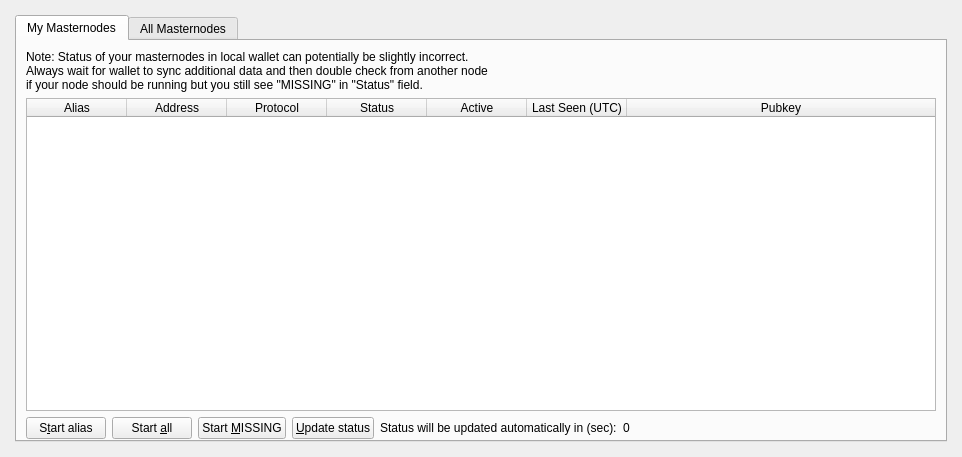
<?xml version="1.0" encoding="UTF-8"?>
<ui version="4.0">
  <class>MasternodeList</class>
  <widget class="QWidget" name="MasternodeList">
    <property name="geometry">
      <rect>
        <x>0</x>
        <y>0</y>
        <width>962</width>
        <height>457</height>
      </rect>
    </property>
    <property name="windowTitle">
      <string>Form</string>
    </property>
    <layout class="QVBoxLayout" name="topLayout" stretch="0">
      <property name="leftMargin">
        <number>9</number>
      </property>
      <property name="topMargin">
        <number>9</number>
      </property>
      <property name="rightMargin">
        <number>9</number>
      </property>
      <property name="bottomMargin">
        <number>9</number>
      </property>
      <item>
        <layout class="QVBoxLayout" name="verticalLayout_Master" stretch="0,0">
          <property name="spacing">
            <number>0</number>
          </property>
          <item>
            <widget class="QFrame" name="frame_BG">
              <layout class="QVBoxLayout" name="verticalLayout_3">
                <property name="leftMargin">
                  <number>6</number>
                </property>
                <property name="topMargin">
                  <number>6</number>
                </property>
                <property name="rightMargin">
                  <number>6</number>
                </property>
                <property name="bottomMargin">
                  <number>6</number>
                </property>
                <item>
                  <widget class="QFrame" name="frame_Content">
                    <layout class="QVBoxLayout" name="verticalLayout">
                      <property name="spacing">
                        <number>0</number>
                      </property>
                      <property name="leftMargin">
                        <number>0</number>
                      </property>
                      <property name="topMargin">
                        <number>0</number>
                      </property>
                      <property name="rightMargin">
                        <number>0</number>
                      </property>
                      <property name="bottomMargin">
                        <number>0</number>
                      </property>
                      <item>
                        <layout class="QGridLayout" name="gridLayout_2">
                          <property name="spacing">
                            <number>2</number>
                          </property>
                          <item row="0" column="0">
                            <widget class="QTabWidget" name="tabAllMasternode">
                              <property name="tabPosition">
                                <enum>QTabWidget::North</enum>
                              </property>
                              <property name="currentIndex">
                                <number>0</number>
                              </property>
                              <widget class="QWidget" name="myMasternodeList" native="true">
                                <attribute name="title">
                                  <string>My Masternodes</string>
                                </attribute>
                                <layout class="QVBoxLayout" name="verticalLayout_2">
                                  <property name="bottomMargin">
                                    <number>1</number>
                                  </property>
                                  <item>
                                    <layout class="QHBoxLayout" name="horizontalLayout_note">
                                      <property name="bottomMargin">
                                        <number>0</number>
                                      </property>
                                      <item>
                                        <widget class="QLabel" name="updateNote">
                                          <property name="text">
                                            <string>Note: Status of your masternodes in local wallet can potentially be slightly incorrect.&lt;br /&gt;Always wait for wallet to sync additional data and then double check from another node&lt;br /&gt;if your node should be running but you still see &quot;MISSING&quot; in &quot;Status&quot; field.</string>
                                          </property>
                                        </widget>
                                      </item>
                                    </layout>
                                  </item>
                                  <item>
                                    <widget class="QTableWidget" name="tableWidgetMyMasternodes">
                                      <property name="minimumSize">
                                        <size>
                                          <width>695</width>
                                          <height>0</height>
                                        </size>
                                      </property>
                                      <property name="palette">
                                        <palette>
                                          <active>
                                            <colorrole role="Text">
                                              <brush brushstyle="SolidPattern">
                                                <color alpha="255">
                                                  <red>51</red>
                                                  <green>51</green>
                                                  <blue>51</blue>
                                                </color>
                                              </brush>
                                            </colorrole>
                                          </active>
                                          <inactive>
                                            <colorrole role="Text">
                                              <brush brushstyle="SolidPattern">
                                                <color alpha="255">
                                                  <red>51</red>
                                                  <green>51</green>
                                                  <blue>51</blue>
                                                </color>
                                              </brush>
                                            </colorrole>
                                          </inactive>
                                          <disabled>
                                            <colorrole role="Text">
                                              <brush brushstyle="SolidPattern">
                                                <color alpha="255">
                                                  <red>85</red>
                                                  <green>85</green>
                                                  <blue>85</blue>
                                                </color>
                                              </brush>
                                            </colorrole>
                                          </disabled>
                                        </palette>
                                      </property>
                                      <property name="editTriggers">
                                        <set>QAbstractItemView::NoEditTriggers</set>
                                      </property>
                                      <property name="alternatingRowColors">
                                        <bool>true</bool>
                                      </property>
                                      <property name="selectionMode">
                                        <enum>QAbstractItemView::SingleSelection</enum>
                                      </property>
                                      <property name="selectionBehavior">
                                        <enum>QAbstractItemView::SelectRows</enum>
                                      </property>
                                      <property name="sortingEnabled">
                                        <bool>true</bool>
                                      </property>
                                      <attribute name="horizontalHeaderStretchLastSection">
                                        <bool>true</bool>
                                      </attribute>
                                      <column>
                                        <property name="text">
                                          <string>Alias</string>
                                        </property>
                                      </column>
                                      <column>
                                        <property name="text">
                                          <string>Address</string>
                                        </property>
                                      </column>
                                      <column>
                                        <property name="text">
                                          <string>Protocol</string>
                                        </property>
                                      </column>
                                      <column>
                                        <property name="text">
                                          <string>Status</string>
                                        </property>
                                      </column>
                                      <column>
                                        <property name="text">
                                          <string>Active</string>
                                        </property>
                                      </column>
                                      <column>
                                        <property name="text">
                                          <string>Last Seen (UTC)</string>
                                        </property>
                                      </column>
                                      <column>
                                        <property name="text">
                                          <string>Pubkey</string>
                                        </property>
                                      </column>
                                    </widget>
                                  </item>
                                  <item>
                                    <layout class="QHBoxLayout" name="horizontalLayout_5">
                                      <property name="bottomMargin">
                                        <number>0</number>
                                      </property>
                                      <item>
                                        <widget class="QPushButton" name="startButton">
                                          <property name="visible">
                                            <bool>false</bool>
                                          </property>
                                          <property name="text">
                                            <string>S&amp;tart alias</string>
                                          </property>
                                        </widget>
                                      </item>
                                      <item>
                                        <widget class="QPushButton" name="startAllButton">
                                          <property name="visible">
                                            <bool>false</bool>
                                          </property>
                                          <property name="text">
                                            <string>Start &amp;all</string>
                                          </property>
                                        </widget>
                                      </item>
                                      <item>
                                        <widget class="QPushButton" name="startMissingButton">
                                          <property name="visible">
                                            <bool>false</bool>
                                          </property>
                                          <property name="text">
                                            <string>Start &amp;MISSING</string>
                                          </property>
                                        </widget>
                                      </item>
                                      <item>
                                        <widget class="QPushButton" name="UpdateButton">
                                          <property name="text">
                                            <string>&amp;Update status</string>
                                          </property>
                                        </widget>
                                      </item>
                                      <item>
                                        <widget class="QLabel" name="autoupdate_label">
                                          <property name="text">
                                            <string>Status will be updated automatically in (sec):</string>
                                          </property>
                                        </widget>
                                      </item>
                                      <item>
                                        <widget class="QLabel" name="secondsLabel">
                                          <property name="text">
                                            <string>0</string>
                                          </property>
                                        </widget>
                                      </item>
                                      <item>
                                        <spacer name="horizontalSpacer_5">
                                          <property name="orientation">
                                            <enum>Qt::Horizontal</enum>
                                          </property>
                                          <property name="sizeHint" stdset="0">
                                            <size>
                                              <width>40</width>
                                              <height>20</height>
                                            </size>
                                          </property>
                                        </spacer>
                                      </item>
                                    </layout>
                                  </item>
                                </layout>
                              </widget>
                              <widget class="QWidget" name="allMasternodeList">
                                <attribute name="title">
                                  <string>All Masternodes</string>
                                </attribute>
                                <layout class="QVBoxLayout" name="verticalLayout_5">
                                  <item>
                                    <layout class="QHBoxLayout" name="horizontalLayout_4">
                                      <property name="bottomMargin">
                                        <number>0</number>
                                      </property>
                                      <item>
                                        <widget class="QLabel" name="filterListLb">
                                          <property name="text">
                                            <string>Filter List:</string>
                                          </property>
                                        </widget>
                                      </item>
                                      <item>
                                        <widget class="QLineEdit" name="filterTextBox">
                                          <property name="toolTip">
                                            <string>Filter masternode list</string>
                                          </property>
                                        </widget>
                                      </item>
                                      <item>
                                        <spacer name="horizontalSpacer_4">
                                          <property name="orientation">
                                            <enum>Qt::Horizontal</enum>
                                          </property>
                                          <property name="sizeHint" stdset="0">
                                            <size>
                                              <width>10</width>
                                              <height>20</height>
                                            </size>
                                          </property>
                                        </spacer>
                                      </item>
                                      <item>
                                        <widget class="QLabel" name="nodeCountLb">
                                          <property name="text">
                                            <string>Node Count:</string>
                                          </property>
                                        </widget>
                                      </item>
                                      <item>
                                        <widget class="QLabel" name="nodeCount">
                                          <property name="text">
                                            <string>0</string>
                                          </property>
                                        </widget>
                                      </item>
                                    </layout>
                                  </item>
                                  <item>
                                    <widget class="QTableWidget" name="tableWidgetAllMasternodes">
                                      <property name="minimumSize">
                                        <size>
                                          <width>695</width>
                                          <height>0</height>
                                        </size>
                                      </property>
                                      <property name="palette">
                                        <palette>
                                          <active>
                                            <colorrole role="Text">
                                              <brush brushstyle="SolidPattern">
                                                <color alpha="255">
                                                  <red>51</red>
                                                  <green>51</green>
                                                  <blue>51</blue>
                                                </color>
                                              </brush>
                                            </colorrole>
                                          </active>
                                          <inactive>
                                            <colorrole role="Text">
                                              <brush brushstyle="SolidPattern">
                                                <color alpha="255">
                                                  <red>51</red>
                                                  <green>51</green>
                                                  <blue>51</blue>
                                                </color>
                                              </brush>
                                            </colorrole>
                                          </inactive>
                                          <disabled>
                                            <colorrole role="Text">
                                              <brush brushstyle="SolidPattern">
                                                <color alpha="255">
                                                  <red>85</red>
                                                  <green>85</green>
                                                  <blue>85</blue>
                                                </color>
                                              </brush>
                                            </colorrole>
                                          </disabled>
                                        </palette>
                                      </property>
                                      <property name="editTriggers">
                                        <set>QAbstractItemView::NoEditTriggers</set>
                                      </property>
                                      <property name="alternatingRowColors">
                                        <bool>true</bool>
                                      </property>
                                      <property name="selectionMode">
                                        <enum>QAbstractItemView::SingleSelection</enum>
                                      </property>
                                      <property name="selectionBehavior">
                                        <enum>QAbstractItemView::SelectRows</enum>
                                      </property>
                                      <property name="sortingEnabled">
                                        <bool>true</bool>
                                      </property>
                                      <attribute name="horizontalHeaderStretchLastSection">
                                        <bool>true</bool>
                                      </attribute>
                                      <column>
                                        <property name="text">
                                          <string>Address</string>
                                        </property>
                                      </column>
                                      <column>
                                        <property name="text">
                                          <string>Protocol</string>
                                        </property>
                                      </column>
                                      <column>
                                        <property name="text">
                                          <string>Status</string>
                                        </property>
                                      </column>
                                      <column>
                                        <property name="text">
                                          <string>Active</string>
                                        </property>
                                      </column>
                                      <column>
                                        <property name="text">
                                          <string>Last Seen (UTC)</string>
                                        </property>
                                      </column>
                                      <column>
                                        <property name="text">
                                          <string>Pubkey</string>
                                        </property>
                                      </column>
                                    </widget>
                                  </item>
                                </layout>
                                <zorder>label_count</zorder>
                                <zorder>countLabel</zorder>
                                <zorder>horizontalSpacer_3</zorder>
                                <zorder>filterLineEdit</zorder>
                                <zorder>label_filter</zorder>
                                <zorder>tableWidgetAllMasternodes</zorder>
                                <zorder>layoutWidget</zorder>
                              </widget>
                            </widget>
                          </item>
                        </layout>
                      </item>
                    </layout>
                  </widget>
                </item>
              </layout>
            </widget>
          </item>
        </layout>
      </item>
    </layout>
  </widget>
  <resources/>
  <connections/>
</ui>
